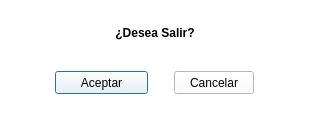
<?xml version="1.0" encoding="UTF-8"?>
<ui version="4.0">
 <class>ventanaDeseaSalir</class>
 <widget class="QDialog" name="ventanaDeseaSalir">
  <property name="windowModality">
   <enum>Qt::ApplicationModal</enum>
  </property>
  <property name="geometry">
   <rect>
    <x>0</x>
    <y>0</y>
    <width>310</width>
    <height>116</height>
   </rect>
  </property>
  <property name="sizePolicy">
   <sizepolicy hsizetype="Fixed" vsizetype="Fixed">
    <horstretch>0</horstretch>
    <verstretch>0</verstretch>
   </sizepolicy>
  </property>
  <property name="minimumSize">
   <size>
    <width>310</width>
    <height>116</height>
   </size>
  </property>
  <property name="maximumSize">
   <size>
    <width>310</width>
    <height>116</height>
   </size>
  </property>
  <property name="windowTitle">
   <string>Ventana Salir</string>
  </property>
  <property name="styleSheet">
   <string notr="true">background-color: white;</string>
  </property>
  <property name="modal">
   <bool>true</bool>
  </property>
  <layout class="QVBoxLayout" name="verticalLayout">
   <item>
    <widget class="QWidget" name="widget" native="true">
     <layout class="QHBoxLayout" name="horizontalLayout_2">
      <item>
       <widget class="QLabel" name="lblDeseaSalir">
        <property name="font">
         <font>
          <family>Segoe UI</family>
          <pointsize>9</pointsize>
          <weight>75</weight>
          <bold>true</bold>
         </font>
        </property>
        <property name="layoutDirection">
         <enum>Qt::LeftToRight</enum>
        </property>
        <property name="text">
         <string>¿Desea Salir?</string>
        </property>
        <property name="alignment">
         <set>Qt::AlignCenter</set>
        </property>
       </widget>
      </item>
     </layout>
    </widget>
   </item>
   <item>
    <widget class="QWidget" name="widget_2" native="true">
     <layout class="QHBoxLayout" name="horizontalLayout">
      <item>
       <spacer name="horizontalSpacer">
        <property name="orientation">
         <enum>Qt::Horizontal</enum>
        </property>
        <property name="sizeHint" stdset="0">
         <size>
          <width>40</width>
          <height>20</height>
         </size>
        </property>
       </spacer>
      </item>
      <item>
       <widget class="QPushButton" name="btnAceptar">
        <property name="sizePolicy">
         <sizepolicy hsizetype="Fixed" vsizetype="Fixed">
          <horstretch>0</horstretch>
          <verstretch>0</verstretch>
         </sizepolicy>
        </property>
        <property name="minimumSize">
         <size>
          <width>93</width>
          <height>23</height>
         </size>
        </property>
        <property name="maximumSize">
         <size>
          <width>93</width>
          <height>23</height>
         </size>
        </property>
        <property name="text">
         <string>Aceptar</string>
        </property>
       </widget>
      </item>
      <item>
       <spacer name="horizontalSpacer_3">
        <property name="orientation">
         <enum>Qt::Horizontal</enum>
        </property>
        <property name="sizeType">
         <enum>QSizePolicy::Fixed</enum>
        </property>
        <property name="sizeHint" stdset="0">
         <size>
          <width>20</width>
          <height>20</height>
         </size>
        </property>
       </spacer>
      </item>
      <item>
       <widget class="QPushButton" name="btnCancelar">
        <property name="maximumSize">
         <size>
          <width>100</width>
          <height>23</height>
         </size>
        </property>
        <property name="text">
         <string>Cancelar</string>
        </property>
       </widget>
      </item>
      <item>
       <spacer name="horizontalSpacer_2">
        <property name="orientation">
         <enum>Qt::Horizontal</enum>
        </property>
        <property name="sizeHint" stdset="0">
         <size>
          <width>40</width>
          <height>20</height>
         </size>
        </property>
       </spacer>
      </item>
     </layout>
    </widget>
   </item>
  </layout>
 </widget>
 <resources/>
 <connections/>
</ui>
